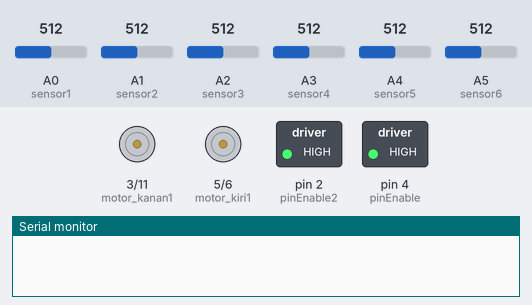
Simulated run of this sketch. Board: Arduino Uno, built with avr-gcc and run on an emulated ATmega328P. Shown: motor-driver pin pairs drawn as motors (green arrow = first pin HIGH = forward, orange = second pin HIGH = backward, longer = more drive), switched loads named in the sketch (green lamp = pin HIGH), the last lines printed to the serial monitor. Inputs (shaded band) come from the test bench; at power-on: A0 (sensor1) = 512, A1 (sensor2) = 512, A2 (sensor3) = 512, A3 (sensor4) = 512, A4 (sensor5) = 512, A5 (sensor6) = 512.

Above: at 1.2 s.
1.3 s: A0 (sensor1) set to 37
2.8 s: A0 (sensor1) set to 30
At 3.5 s:
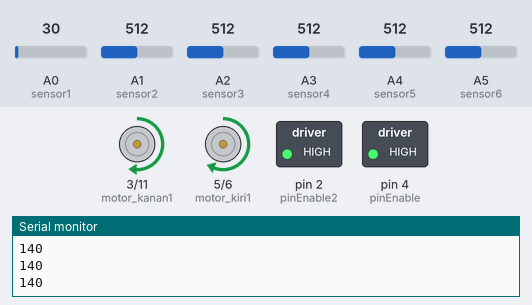
Timing chart, 0 to 5.8 s (numbered marks = the images above; inputs shaded):
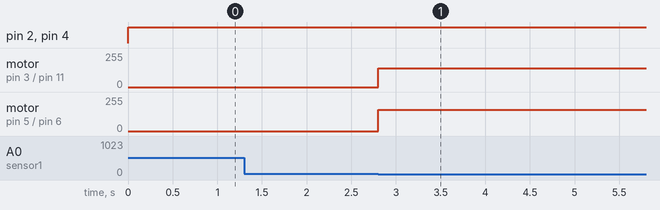

The sketch:

modul_4_sisken_pid_kasus_p_1.ino
```cpp
// PRATIKUM MODUL 3 kasus p//
// KELOMPOK 13 SOKHABAT CRISMUH//
// NAMA ANGGOTA : MUHAMMAD BAMBANG CHURNIAWAN (6702194066)
//				  CRISTIAN YULMA WIBOWO (6702190082)
//
//Deklarasi Pin yang digunakan untuk sensor

int sensor1 = A0;
int sensor2 = A1;
int sensor3 = A2;
int sensor4 = A3;
int sensor5 = A4;
int sensor6 = A5;
int baca_sensor[6];

//pin buat enable
int pinEnable =4;
int pinEnable2 = 2;

//pin buat motor kiri
int motor_kiri1 = 5;
int motor_kiri2 = 6;

//pin buat motor kanan
int motor_kanan1 = 3;
int motor_kanan2 = 11;

//bantuan
int x;

//Error Code
int Last_Error = 0;
int error = 0;
int mtrSPDkanan, mtrSPDkiri, setPointSPD = 150, PID_movement;

void setup(){
  pinMode(sensor1, INPUT);
  pinMode(sensor2, INPUT);
  pinMode(sensor3, INPUT);
  pinMode(sensor4, INPUT);
  pinMode(sensor5, INPUT);
  pinMode(sensor6, INPUT);

  pinMode(pinEnable, OUTPUT);
  pinMode(pinEnable2, OUTPUT);
  pinMode(motor_kiri1, OUTPUT);
  pinMode(motor_kiri2, OUTPUT);
  pinMode(motor_kanan1, OUTPUT);
  pinMode(motor_kanan2, OUTPUT);

  Serial.begin(9600);
}

void readsensor() {
  baca_sensor[0] = analogRead(sensor1);
  baca_sensor[1] = analogRead(sensor2);
  baca_sensor[2] = analogRead(sensor3);
  baca_sensor[3] = analogRead(sensor4);
  baca_sensor[4] = analogRead(sensor5);
  baca_sensor[5] = analogRead(sensor6);

/*
  for (x = 0; x <= 5; x++){
    Serial.println (baca_sensor[x]);
  }
*/
}

void If_Error(){
//SENSOR 1 MENYALA
if (baca_sensor[0] < 34 && baca_sensor[1] > 34 &&
    baca_sensor[2] > 34 && baca_sensor[3] > 34 &&
    baca_sensor[4] > 34 && baca_sensor[5] > 34){

    Last_Error = -2;
    coba_PID(Last_Error);
   }

//SENSOR 2 MENYALA
if (baca_sensor[0] > 34 && baca_sensor[1] < 34 &&
    baca_sensor[2] > 34 && baca_sensor[3] > 34 &&
    baca_sensor[4] > 34 && baca_sensor[5] > 34){
  Last_Error = -1;
  coba_PID(Last_Error);
   }

//SENSOR 3 MENYALA
if (baca_sensor[0] > 34 && baca_sensor[1] > 34 &&
    baca_sensor[2] < 34 && baca_sensor[3] > 34 &&
    baca_sensor[4] > 34 && baca_sensor[5] > 34){

  Last_Error = 0;

  digitalWrite(pinEnable, HIGH);
  analogWrite(motor_kiri1, 255);
  analogWrite(motor_kiri2, 0);

  digitalWrite(pinEnable2, HIGH);
  analogWrite(motor_kanan1, 255);
  analogWrite(motor_kanan2, 0);
   }

//SENSOR 4 MENYALA
if (baca_sensor[0] > 34 && baca_sensor[1] > 34 &&
    baca_sensor[2] > 34 && baca_sensor[3] < 34 &&
    baca_sensor[4] > 34 && baca_sensor[5] > 34){

  Last_Error = 0;
  coba_PID(Last_Error);
   }

//SENSOR 5 MENYALA
if (baca_sensor[0] > 34 && baca_sensor[1] > 34 &&
    baca_sensor[2] > 34 && baca_sensor[3] > 34 &&
    baca_sensor[4] < 34 && baca_sensor[5] > 34){

  Last_Error = 1;
  coba_PID(Last_Error);
   }

//SENSOR 6 MENYALA
if (baca_sensor[0] > 34 && baca_sensor[1] > 34 &&
    baca_sensor[2] > 34 && baca_sensor[3] > 34 &&
    baca_sensor[4] > 34 && baca_sensor[5] < 34){

  Last_Error = 2;
  coba_PID(Last_Error);
   }
}

void loop(){

  readsensor();
  //Sensor 1 dan 2 mendeteksi gelap, sisanya terang
  if (baca_sensor[0] < 34 && baca_sensor[1] < 34 &&
      baca_sensor[2] > 34 && baca_sensor[3] > 34 &&
      baca_sensor[4] > 34 && baca_sensor[5] > 34){

    Last_Error = -2;
    coba_PID(Last_Error);
  }
  //Sensor 2 dan 3 mendeteksi gelap, sisanya terang
  if (baca_sensor[0] > 34 && baca_sensor[1] < 34 &&
      baca_sensor[2] < 34 && baca_sensor[3] > 34 &&
      baca_sensor[4] > 34 && baca_sensor[5] > 34){

    Last_Error = -1;
    coba_PID(Last_Error);
  }
  //Sensor 3 dan 4 mendeteksi gelap, sisanya terang
  if (baca_sensor[0] > 34 && baca_sensor[1] > 34 &&
      baca_sensor[2] < 34 && baca_sensor[3] < 34 &&
      baca_sensor[4] > 34 && baca_sensor[5] > 34){

    Last_Error = 0;

    digitalWrite(pinEnable, HIGH);
    analogWrite(motor_kiri1, 255);
    analogWrite(motor_kiri2, 0);

    digitalWrite(pinEnable2, HIGH);
    analogWrite(motor_kanan1, 255);
    analogWrite(motor_kanan2, 0);
  }
  //Sensor 4 dan 5 mendeteksi gelap, sisanya terang
  if (baca_sensor[0] > 34 && baca_sensor[1] > 34 &&
      baca_sensor[2] > 34 && baca_sensor[3] < 34 &&
      baca_sensor[4] < 34 && baca_sensor[5] > 34){

    Last_Error = 1;
    coba_PID(Last_Error);
  }
  //Sensor 5 dan 6 mendeteksi gelap, sisanya terang
  if (baca_sensor[0] > 34 && baca_sensor[1] > 34 &&
      baca_sensor[2] > 34 && baca_sensor[3] > 34 &&
      baca_sensor[4] < 34 && baca_sensor[5] < 34){

    Last_Error = 2;
    coba_PID(Last_Error);
  }
  //Semua sensor mendeteksi terang
  if (baca_sensor[0] > 34 && baca_sensor[1] > 34 &&
      baca_sensor[2] > 34 && baca_sensor[3] > 34 &&
      baca_sensor[4] > 34 && baca_sensor[5] > 34){

      digitalWrite(pinEnable, HIGH);
      analogWrite(motor_kiri1, 0);
      analogWrite(motor_kiri2, 0);

      digitalWrite(pinEnable2, HIGH);
      analogWrite(motor_kanan1, 0);
      analogWrite(motor_kanan2, 0);
  }
  If_Error();
}

void coba_PID(int Last_Error){

// Serial.print ("Error Sensor Detect : ");
 //Serial.println (Last_Error);
 //Serial.print ("\n");

  int kp = 5, ki = 0, kd = 0; // kp range = 1 - 5
  int rate = error - Last_Error; // 0 - (-2) = 2
  PID_movement = (kp*Last_Error);//+ (kd*rate) + (ki/rate); //
  mtrSPDkanan = setPointSPD + PID_movement; // 255 - 60 = 195
  mtrSPDkiri = setPointSPD - PID_movement; // 255 + 60 = 60

  Serial.println (mtrSPDkanan);


/*
  Serial.print ("error : ");
  Serial.print (error);
  Serial.print ("\n");
  Serial.print ("rate : ");
  Serial.print (rate);
  Serial.print ("\n");
  Serial.print ("PID : ");
  Serial.print (PID_movement);
  Serial.print ("\n");
  Serial.print ("Motor Kanan : ");
  Serial.print (mtrSPDkanan);
  Serial.print ("\n");
  Serial.print ("Motor Kiri : ");
  Serial.print (mtrSPDkiri);
  Serial.print ("\n");
  delay (1000);
  */
  digitalWrite(pinEnable, HIGH);
  analogWrite(motor_kiri1, mtrSPDkiri);
  analogWrite(motor_kiri2, 0);

  digitalWrite(pinEnable2, HIGH);
  analogWrite(motor_kanan1, mtrSPDkanan);
  analogWrite(motor_kanan2, 0);
}
```

Measured:
- the behaviour switches between 34 and 33 on A0 (sensor1) (found by bisection; images 0 and 1)
- after the input at 1.3 s, every drawn part: stays the same
- after the input at 2.8 s, motor on pin 3 (motor_kanan1) / pin 11 (motor_kanan2): stopped → forward 140/255 at once; motor on pin 5 (motor_kiri1) / pin 6 (motor_kiri2): stopped → forward 160/255 at once
